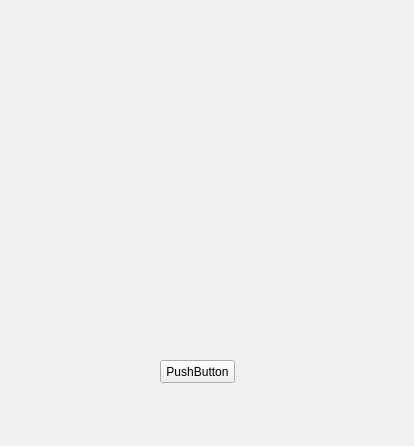
<?xml version="1.0" encoding="UTF-8"?>
<ui version="4.0">
 <class>Form</class>
 <widget class="QWidget" name="Form">
  <property name="geometry">
   <rect>
    <x>0</x>
    <y>0</y>
    <width>414</width>
    <height>446</height>
   </rect>
  </property>
  <property name="windowTitle">
   <string>Form</string>
  </property>
  <widget class="QPushButton" name="pushButton">
   <property name="geometry">
    <rect>
     <x>160</x>
     <y>360</y>
     <width>75</width>
     <height>23</height>
    </rect>
   </property>
   <property name="text">
    <string>PushButton</string>
   </property>
  </widget>
 </widget>
 <resources/>
 <connections/>
</ui>
